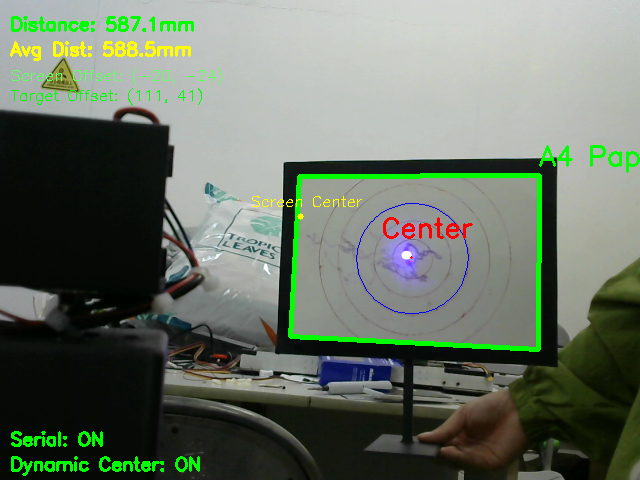
#> input picture Simplified A4 Paper Tracking System_sceenshot_01.08.2025.png, 640 x 480 px
$ python -i laser.py   (imports and definitions only)
#> lines starting #> are read from the running program, lines starting #| are printed output that depends on the picture; after the words box and inside, x2 and y2 are one past the last pixel; in counts of white or black regions, pixels touching at a corner belong together
### dynamic_config.py
# 动态配置系统 - 支持运行时修改参数

import json
import os
from typing import Dict, Any, Optional

class DynamicConfig:
    """动态配置管理器 - 支持运行时修改和持久化"""

    def __init__(self, config_file: Optional[str] = None):
        self.config_file = config_file or "runtime_config.json"
        self._config = {}
        self._load_default_config()
        self._load_from_file()

    def _load_default_config(self):
        """加载默认配置"""
        self._config = {
            # A4纸的实际尺寸
            "A4_WIDTH_MM": 210.0,
            "A4_HEIGHT_MM": 297.0,

            # 检测参数
            "MEAN_INNER_VAL": 100,
            "MEAN_BORDER_VAL": 80,

            # 摄像头校准参数
            "CAMERA_PARAMS": {
                "focal_length_mm": 2.8,
                "sensor_width_mm": 5.37,
                "sensor_height_mm": 4.04,
                "calibration_factor": 2.0776785714285713
            },

            # 串口配置
            "ENABLE_SERIAL": True,
            "SERIAL_PORT": '/dev/serial/by-id/usb-ATK_ATK-HSWL-CMSIS-DAP_ATK-ABE25C13-if00',
            "SERIAL_BAUDRATE": 115200,

            # HMI串口配置
            "ENABLE_HMI": True,
            "HMI_PORT": '/dev/serial/by-id/usb-Arm_DAPLink_CMSIS-DAP_92B9DE0CD4FB882B9F36658BA81DFF1B-if01',
            "HMI_BAUDRATE": 115200,

            # 显示控制配置
            "ENABLE_DISPLAY": True,

            # 跟踪参数
            "ALIGNMENT_THRESHOLD": 6,
            "TRACK_COUNT_THRESHOLD": 4,

            # 距离计算参数
            "MAX_DISTANCE_HISTORY": 5,
            "MIN_DISTANCE_MM": 500,
            "MAX_DISTANCE_MM": 1500,

            # 圆形绘制参数
            "CIRCLE_RADIUS_CM": 6.0,
            "PHYSICAL_WIDTH_CM": 26.0,
            "PHYSICAL_HEIGHT_CM": 18.0,

            # 图像处理参数
            "CLAHE_CLIP_LIMIT": 2.0,
            "CLAHE_TILE_GRID_SIZE": [8, 8],
            "GAUSSIAN_BLUR_KERNEL": [5, 5],
            "ADAPTIVE_THRESH_BLOCK_SIZE": 11,
            "ADAPTIVE_THRESH_C": 2,
            "CONTOUR_AREA_THRESHOLD": 1000,
            "APPROX_EPSILON_FACTOR": 0.02,

            # 形态学操作参数
            "MORPHOLOGY_KERNEL_SIZE": [10, 10],

            # 屏幕中心偏移校准点
            "CALIBRATION_POINTS": [
                [600, -3, 0],
                [1000, 12, -3],
                [1300, 19, -5]
            ]
        }

    def _load_from_file(self):
        """从文件加载配置"""
        if os.path.exists(self.config_file):
            try:
                with open(self.config_file, 'r', encoding='utf-8') as f:
#> (reads runtime_config.json from the repository)
#> further down, picture is the input picture: shape (480, 640, 3); mean B, G, R 101.1, 115.4, 104.7
                    file_config = json.load(f)
                    self._config.update(file_config)
                print(f"已从 {self.config_file} 加载配置")
            except Exception as e:
                print(f"加载配置文件失败: {e}")

    # [8 lines left out: function save_to_file, not called in this run]

    def get(self, key: str, default=None):
        """获取配置值"""
        return self._config.get(key, default)

    def set(self, key: str, value: Any):
        """设置配置值"""
        self._config[key] = value

    def update(self, config_dict: Dict[str, Any]):
        """批量更新配置"""
        self._config.update(config_dict)

    def get_all(self) -> Dict[str, Any]:
        """获取所有配置"""
        return self._config.copy()

    def reset_to_default(self):
        """重置为默认配置"""
        self._load_default_config()

    # 便捷属性访问
    @property
    def MEAN_INNER_VAL(self):
        return self.get("MEAN_INNER_VAL")

    @MEAN_INNER_VAL.setter
    def MEAN_INNER_VAL(self, value):
        self.set("MEAN_INNER_VAL", value)

    @property
    def MEAN_BORDER_VAL(self):
        return self.get("MEAN_BORDER_VAL")

    @MEAN_BORDER_VAL.setter
    def MEAN_BORDER_VAL(self, value):
        self.set("MEAN_BORDER_VAL", value)

    @property
    def CAMERA_PARAMS(self):
        return self.get("CAMERA_PARAMS")

    @CAMERA_PARAMS.setter
    def CAMERA_PARAMS(self, value):
        self.set("CAMERA_PARAMS", value)

    @property
    def ALIGNMENT_THRESHOLD(self):
        return self.get("ALIGNMENT_THRESHOLD")

    @ALIGNMENT_THRESHOLD.setter
    def ALIGNMENT_THRESHOLD(self, value):
        self.set("ALIGNMENT_THRESHOLD", value)

    @property
    def TRACK_COUNT_THRESHOLD(self):
        return self.get("TRACK_COUNT_THRESHOLD")

    @TRACK_COUNT_THRESHOLD.setter
    def TRACK_COUNT_THRESHOLD(self, value):
        self.set("TRACK_COUNT_THRESHOLD", value)

    @property
    def CALIBRATION_POINTS(self):
        return self.get("CALIBRATION_POINTS")

    @CALIBRATION_POINTS.setter
    def CALIBRATION_POINTS(self, value):
        self.set("CALIBRATION_POINTS", value)

    # 添加更多属性...
    # [5 lines left out: function __getattr__, not called in this run]

    def __setattr__(self, name, value):
        """动态属性设置"""
        if name.startswith('_') or name in ['config_file']:
            super().__setattr__(name, value)
        else:
            if hasattr(self, '_config'):
                self._config[name] = value
            else:
                super().__setattr__(name, value)

# 全局配置实例
config = DynamicConfig()

# 为了向后兼容，导出所有配置变量
def _update_globals():
    """更新全局变量以保持向后兼容性"""
    globals().update(config.get_all())

_update_globals()

# 提供更新全局变量的函数
def refresh_globals():
    """刷新全局变量（在配置更改后调用）"""
    _update_globals()

### laser.py
#!/usr/bin/env python3
"""
激光光斑跟踪系统
基于basic2.py，添加蓝紫色激光光斑检测和跟踪功能
分两阶段：1.视野中心对齐A4中心 2.激光光斑对齐A4中心
"""

import cv2
import numpy as np
import time

# 导入模块化组件
from dynamic_config import config
from serial_controller import SerialController
from distance_offset_calculator import DistanceOffsetCalculator
from distance_calculator import SimpleDistanceCalculator
from a4_detector import A4PaperDetector
from display_manager import DisplayManager

dx_from_uart = 0
dy_from_uart = 0  # 用于从串口接收偏移量

class LaserSpotDetector:
    """激光光斑检测器"""

    def __init__(self):
        # 基于测试数据的多组HSV范围（更鲁棒的检测）
        self.hsv_ranges = [
            # # 测试数据1: H(0-6) S(0-178) V(238-255) - 高亮度蓝紫色
            # ([0, 0, 238], [6, 178, 255]),
            # # 测试数据2: H(2-161) S(0-34) V(155-255) - 低饱和度高亮度
            # ([2, 0, 155], [161, 34, 255]),
            # # 测试数据3: H(12-122) S(0-241) V(215-255) - 宽色相范围
            # ([12, 0, 215], [122, 241, 255]),
            # # 测试数据4: H(15-121) S(0-230) V(192-255) - 中等亮度范围
            # ([15, 0, 192], [121, 230, 255]),
            ([0, 0, 255], [0, 0, 255]),
        ]

        # 将HSV范围转换为numpy数组
        self.hsv_ranges = [(np.array(lower), np.array(upper)) for lower, upper in self.hsv_ranges]

        # 额外的过曝白色光斑检测（作为备用）
        self.lower_overexposed = np.array([0, 0, 245])  # 提高亮度阈值
        self.higher_overexposed = np.array([180, 30, 255])  # 降低饱和度阈值

        # 光斑检测参数
        self.min_area = 3          # 最小面积
        self.max_area = 500        # 最大面积
        self.min_circularity = 0.3  # 最小圆形度

        # 形态学操作核
        self.kernel = cv2.getStructuringElement(cv2.MORPH_ELLIPSE, (3, 3))

        # 调试模式：是否显示各个掩膜
        self.debug_mode = False

        # 位置稳定性检查参数
        self.last_position = None           # 上一帧的激光光斑位置 (x, y)
        self.max_position_jump = 50         # 最大允许的位置跳跃像素数
        self.position_history = []          # 位置历史记录
        self.max_history_length = 5        # 最大历史记录长度
        self.stability_threshold = 3        # 稳定性阈值：连续多少帧才认为位置稳定
        self.lost_frames_count = 0          # 连续丢失帧数
        self.max_lost_frames = 10           # 最大允许连续丢失帧数

        # 预测和平滑参数
        self.use_prediction = True          # 是否使用位置预测
        self.smoothing_factor = 0.7         # 位置平滑因子 (0-1, 越大越平滑)

    def calculate_distance(self, pos1, pos2):
        """计算两点之间的欧几里得距离"""
        if pos1 is None or pos2 is None:
            return float('inf')
        return np.sqrt((pos1[0] - pos2[0])**2 + (pos1[1] - pos2[1])**2)

    # [21 lines left out: function predict_next_position, not called in this run]

    def update_position_history(self, position):
        """更新位置历史记录"""
        if position is not None:
            self.position_history.append(position)
            if len(self.position_history) > self.max_history_length:
                self.position_history.pop(0)

    # [12 lines left out: function smooth_position, not called in this run]

    def validate_position_stability(self, detected_spots):
        """验证位置稳定性并选择最佳候选位置"""
        if not detected_spots:
            # 没有检测到任何光斑
            self.lost_frames_count += 1

            if self.lost_frames_count > self.max_lost_frames:
                # 丢失太多帧，重置跟踪
                self.reset_tracking()
                return None

            # 使用预测位置或上一帧位置
            if self.use_prediction and len(self.position_history) >= 2:
                predicted_pos = self.predict_next_position()
                print(f"激光光斑丢失，使用预测位置: {predicted_pos}")
                return predicted_pos
            elif self.last_position:
                print(f"激光光斑丢失，使用上一帧位置: {self.last_position}")
                return self.last_position
            else:
                return None

        # 有检测结果，重置丢失计数
        self.lost_frames_count = 0

        if self.last_position is None:
            # 第一次检测，直接使用最佳候选
            best_spot = detected_spots[0]
            position = (best_spot[0], best_spot[1])
            self.last_position = position
            self.update_position_history(position)
            return position

        # 寻找与上一帧位置最接近的候选
        best_candidate = None
        min_distance = float('inf')

        for spot in detected_spots:
            spot_pos = (spot[0], spot[1])
            distance = self.calculate_distance(spot_pos, self.last_position)

            if distance < min_distance:
                min_distance = distance
                best_candidate = spot

        if best_candidate is None:
            return self.last_position

        candidate_pos = (best_candidate[0], best_candidate[1])

        # 检查位置跳跃是否过大
        if min_distance > self.max_position_jump:
            print(f"检测到位置跳跃过大: {min_distance:.1f}px > {self.max_position_jump}px")

            # 如果有多个候选，尝试其他候选
            if len(detected_spots) > 1:
                for spot in detected_spots[1:]:
                    spot_pos = (spot[0], spot[1])
                    distance = self.calculate_distance(spot_pos, self.last_position)
                    if distance <= self.max_position_jump:
                        candidate_pos = spot_pos
                        min_distance = distance
                        best_candidate = spot
                        print(f"使用备选候选，距离: {distance:.1f}px")
                        break
                else:
                    # 所有候选都跳跃过大，使用预测或保持上一帧位置
                    if self.use_prediction and len(self.position_history) >= 2:
                        predicted_pos = self.predict_next_position()
                        predicted_distance = self.calculate_distance(predicted_pos, self.last_position)
                        if predicted_distance <= self.max_position_jump * 2:  # 放宽预测位置的限制
                            print(f"使用预测位置，距离: {predicted_distance:.1f}px")
                            return predicted_pos

                    print("保持上一帧位置")
                    return self.last_position

        # 应用位置平滑
        smoothed_pos = self.smooth_position(candidate_pos, self.last_position)

        # 更新状态
        self.last_position = smoothed_pos
        self.update_position_history(smoothed_pos)

        return smoothed_pos

    # [28 lines left out: functions reset_tracking, get_stability_info, set_stability_parameters, not called in this run]

    def detect_laser_spot(self, frame):
        """检测激光光斑位置（使用多组HSV范围和稳定性检查）"""
        # 转换到HSV色彩空间
        hsv = cv2.cvtColor(frame, cv2.COLOR_BGR2HSV)
#> hsv: shape (480, 640, 3); mean H, S, V 56.1, 64.9, 117.6

        # 初始化组合掩膜
        mask_combined = np.zeros(hsv.shape[:2], dtype=np.uint8)

        # 应用多组HSV范围检测
        for i, (lower_hsv, upper_hsv) in enumerate(self.hsv_ranges):
            mask = cv2.inRange(hsv, lower_hsv, upper_hsv)
            mask_combined = cv2.bitwise_or(mask_combined, mask)

            if self.debug_mode:
                cv2.imshow(f'Laser Mask {i+1}', mask)
#> this loop made 1 pass
#> pass 1, in detect_laser_spot, `mask = cv2.inRange(hsv, lower_hsv, upper_hsv)`:
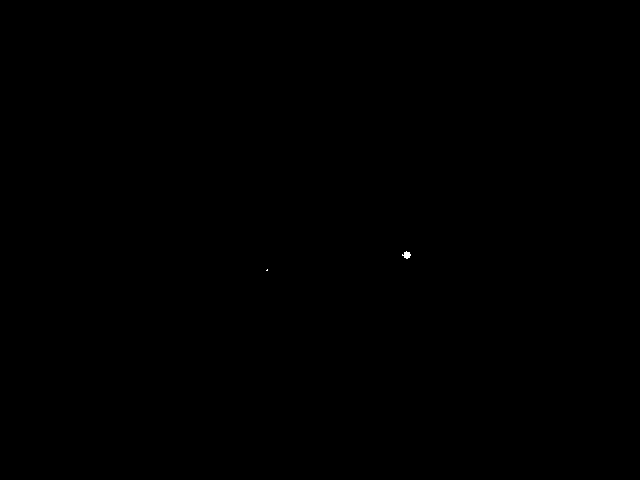
#> mask: shape (480, 640); 0.02% white; 2 white regions (1 under 20 px), largest, box (x1, y1, x2, y2) and area: (402, 251, 411, 259) 44

        # 备用检测：过曝白色掩膜
        mask_overexposed = cv2.inRange(hsv, self.lower_overexposed, self.higher_overexposed)
#> mask_overexposed: shape (480, 640); 0.03% white; 8 white regions (6 under 20 px), largest, box (x1, y1, x2, y2) and area: (402, 251, 411, 259) 61, (264, 264, 270, 274) 26
        mask_combined = cv2.bitwise_or(mask_combined, mask_overexposed)

        if self.debug_mode:
            cv2.imshow('Overexposed Mask', mask_overexposed)
            cv2.imshow('Combined Laser Mask', mask_combined)

        # 形态学操作去噪
        mask_combined = cv2.morphologyEx(mask_combined, cv2.MORPH_OPEN, self.kernel)
#> mask_combined: shape (480, 640); 0.03% white; 3 white regions (2 under 20 px)
        mask_combined = cv2.morphologyEx(mask_combined, cv2.MORPH_CLOSE, self.kernel)

        # 查找轮廓
        contours, _ = cv2.findContours(mask_combined, cv2.RETR_EXTERNAL, cv2.CHAIN_APPROX_SIMPLE)
#> contours = 3 contours, 2 with area under 20; largest, box (x1, y1, x2, y2) and area: (402, 251, 411, 259) 48

        # 收集所有有效的候选光斑
        candidate_spots = []

        for contour in contours:
            area = cv2.contourArea(contour)

            # 面积过滤
            if area < self.min_area or area > self.max_area:
                continue

            # 计算圆形度
            perimeter = cv2.arcLength(contour, True)
            if perimeter == 0:
                continue

            circularity = 4 * np.pi * area / (perimeter * perimeter)

            if circularity < self.min_circularity:
                continue

            # 计算质心
            M = cv2.moments(contour)
            if M["m00"] == 0:
                continue

            cx = int(M["m10"] / M["m00"])
            cy = int(M["m01"] / M["m00"])

            # 获取该点的HSV值用于验证
            h, s, v = hsv[cy, cx]

            # 综合评分：面积适中，圆形度高，亮度高
            area_score = min(area / 50.0, 1.0)  # 归一化面积权重
            brightness_score = v / 255.0        # 亮度权重
            score = circularity * area_score * brightness_score

            candidate_spots.append((cx, cy, area, circularity, h, s, v, score))
#> this loop made 3 passes
#> (area, perimeter, circularity, cx, cy, h, s, v) on passes 1, 3: (12, 14.49, 0.719, 265, 267, 90, 5, 255), (48, 25.31, 0.941, 406, 254, 0, 0, 255)
#> (contour, area) on pass 2: ([[217, 254], [216, 255], [217, 256], [218, 255]], 2)
#> after the loop, candidate_spots = [(265, 267, 12, 0.719, 90, 5, 255, 0.172), (406, 254, 48, 0.941, 0, 0, 255, 0.904)]

        # 按评分排序，获取最佳候选
        candidate_spots.sort(key=lambda x: x[7], reverse=True)

        # 使用稳定性检查选择最终位置
        stable_position = self.validate_position_stability(candidate_spots)
#> in validate_position_stability, `best_spot = detected_spots[0]`: best_spot = (406, 254, 48, 0.941, 0, 0, 255, 0.904)
#> in validate_position_stability, `position = (best_spot[0], best_spot[1])`: position = (406, 254)
#> stable_position = (406, 254)

        if stable_position is None:
            return None, mask_combined

        # 查找与稳定位置对应的光斑信息
        best_spot_info = None
        min_distance = float('inf')

        for spot in candidate_spots:
            spot_pos = (spot[0], spot[1])
            distance = self.calculate_distance(spot_pos, stable_position)
            if distance < min_distance:
                min_distance = distance
                best_spot_info = spot[:7]  # 排除score
#> this loop made 2 passes
#> (spot, distance, min_distance) on pass 1: ((406, 254, 48, 0.941, 0, 0, 255, 0.904), 0, 0)
#> (spot, distance) on pass 2: ((265, 267, 12, 0.719, 90, 5, 255, 0.172), 141.6)
#> after the loop, min_distance = 0

        # 如果没找到对应的光斑信息（使用预测位置的情况），创建一个基本信息
        if best_spot_info is None:
            # 使用稳定位置创建基本信息
            h, s, v = hsv[stable_position[1], stable_position[0]]
            best_spot_info = (stable_position[0], stable_position[1], 0, 0, h, s, v)

        return best_spot_info, mask_combined

    # [85 lines left out: functions set_debug_mode, draw_laser_spot, not called in this run]

class LaserTrackingSystem:
    """激光光斑跟踪系统主类"""

    # [128 lines left out: functions __init__, read_hmi_command_packet, parse_hmi_command_packet, not called in this run]

    def set_fix_gap(self, fix_gap):
        """设置是否修正误差"""
        self.fix_gap = fix_gap

    # [524 lines left out: functions update_calibration_points, phase1_calculate_offset_and_check_alignment, phase2_calculate_offset_and_check_alignment, initialize_camera, process_frame, wait_for_start_command and 4 more, not called in this run]

# 参数调整接口类
class SystemParameterManager:
    """系统参数管理器 - 提供运行时参数调整接口"""

    # [113 lines left out: functions update_detection_parameters, update_camera_parameters, update_tracking_parameters, update_distance_range, update_laser_parameters, get_current_parameters and 1 more, not called in this run]

# [2 lines not run here, left out]

>>> import cv2
>>> picture = cv2.imread('Simplified A4 Paper Tracking System_sceenshot_01.08.2025.png')
>>> result = LaserSpotDetector().detect_laser_spot(picture)
